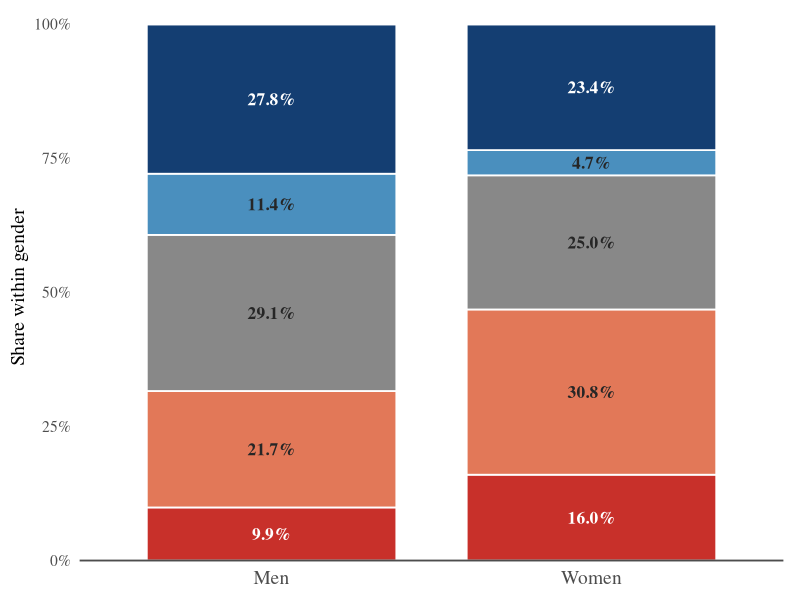
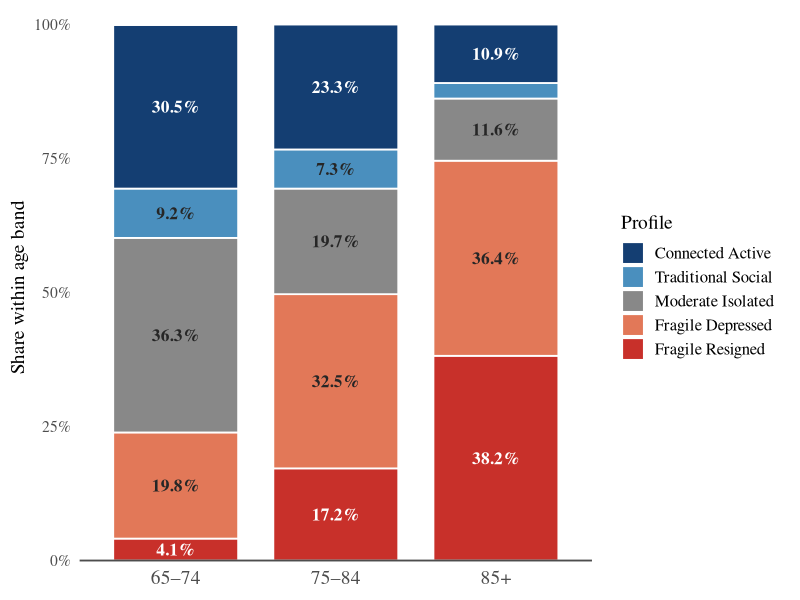

Write R code to recreate these figures, in order.
# ==============================================================================
# FIG 4.6 — Profile composition within gender / within age band (100% stacked).
# Adds the column labels (Men/Women; 65-74/75-84/85+) that were missing, and
# keeps the existing profile legend on the age panel. Shares copied verbatim
# from the deployed figures (no recomputation).
# OUTPUT: figures/04_italy/fig_demographics_gender_italy_nolegend.png
#         figures/04_italy/fig_demographics_age_italy.png
# ==============================================================================
suppressMessages({ library(ggplot2); library(dplyr); library(tidyr) })

base <- "/Users/vincenzosilvestri/SHARE_DATASET/DATASET RESEARCH"
prof <- c("Fragile Resigned","Fragile Depressed","Moderate Isolated",
          "Traditional Social","Connected Active")
pal  <- c("Fragile Resigned"="#C8302A","Fragile Depressed"="#E27858",
          "Moderate Isolated"="#888888","Traditional Social"="#4A8FBE",
          "Connected Active"="#143E72")
# white label on the two dark profiles, dark on the light ones
lab_col <- c("Fragile Resigned"="white","Fragile Depressed"="grey15",
             "Moderate Isolated"="grey15","Traditional Social"="grey15",
             "Connected Active"="white")

# --- deployed shares (% within column), rows = profile order above -----------
gender <- data.frame(
  col = rep(c("Men","Women"), each = 5),
  profile = rep(prof, 2),
  pct = c(9.9,21.7,29.1,11.4,27.8,   16.0,30.8,25.0,4.7,23.4))
age <- data.frame(
  col = rep(c("65–74","75–84","85+"), each = 5),
  profile = rep(prof, 3),
  pct = c(4.1,19.8,36.3,9.2,30.5,  17.2,32.5,19.7,7.3,23.3,  38.2,36.4,11.6,2.9,10.9))

build <- function(df, ylab, col_levels, legend) {
  df$col     <- factor(df$col, levels = col_levels)
  # stack with Fragile Resigned at the bottom, Connected Active at the top
  df$profile <- factor(df$profile, levels = rev(prof))
  df <- df %>% group_by(col) %>% arrange(desc(profile), .by_group = TRUE) %>%
    mutate(ypos = cumsum(pct) - pct/2) %>% ungroup()
  g <- ggplot(df, aes(col, pct/100, fill = profile)) +
    geom_col(width = 0.78, colour = "white", linewidth = 0.6) +
    geom_text(data = subset(df, pct >= 3.5),
              aes(y = ypos/100, label = sprintf("%.1f%%", pct), colour = profile),
              size = 4.4, fontface = "bold", family = "Times") +
    scale_fill_manual(values = pal, breaks = rev(prof), name = "Profile") +
    scale_colour_manual(values = lab_col, guide = "none") +
    scale_y_continuous(labels = scales::percent_format(accuracy = 1),
                       expand = expansion(mult = c(0, 0.02))) +
    labs(x = NULL, y = ylab) +
    theme_minimal(base_family = "Times", base_size = 14) +
    theme(panel.grid = element_blank(),
          axis.text.x = element_text(size = 14, margin = margin(t = 4)),
          axis.line.x = element_line(colour = "grey30"),
          legend.text = element_text(size = 12),
          plot.margin = margin(10, 12, 8, 8))
  if (!legend) g <- g + guides(fill = "none")
  g
}

g_gender <- build(gender, "Share within gender",  c("Men","Women"), legend = FALSE)
g_age    <- build(age,    "Share within age band", c("65–74","75–84","85+"), legend = TRUE)

og <- file.path(base, "Invisible_Profiles_LaTeX_Overleaf/figures/04_italy/fig_demographics_gender_italy_nolegend.png")
oa <- file.path(base, "Invisible_Profiles_LaTeX_Overleaf/figures/04_italy/fig_demographics_age_italy.png")
ggsave(og, g_gender, width = 8.3, height = 5.0, dpi = 300, bg = "white")
ggsave(oa, g_age,    width = 10.1, height = 5.0, dpi = 300, bg = "white")
cat("Saved:", og, "\n", oa, "\n")
